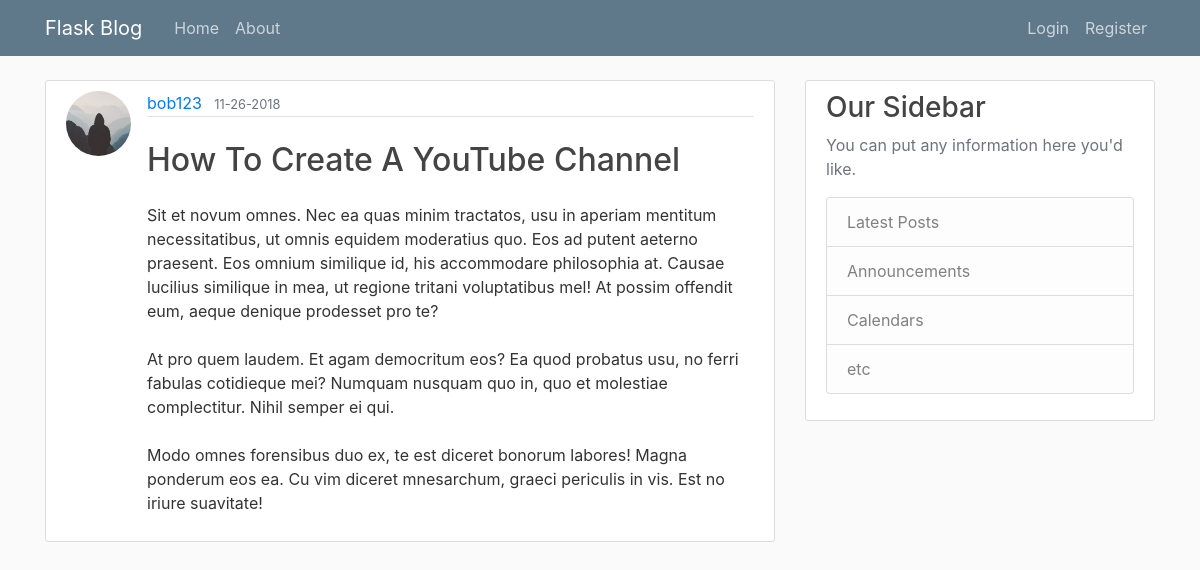
The page /post/14 on the database its author committed.
### flask_blog/models.py (models this page shows, shortened)
class User(db.Model, UserMixin):
    id = db.Column(db.Integer, primary_key=True)
    username = db.Column(db.String(20), unique=True, nullable=False)
    email = db.Column(db.String(120), unique=True, nullable=False)
    img_file = db.Column(db.String(20), nullable=False, default='default.jpg')
    password = db.Column(db.String(60), nullable=False)
    posts = db.relationship('Post', backref='author', lazy=True)

class Post(db.Model):
    id = db.Column(db.Integer, primary_key=True)
    title = db.Column(db.String(100), nullable=False)
    posted_at = db.Column(db.DateTime, nullable=False, default=datetime.utcnow)
    content = db.Column(db.Text, nullable=False)
    user_id = db.Column(db.Integer, db.ForeignKey('user.id'), nullable=False)

### flask_blog/posts/routes.py (the view)
@posts.route('/post/<int:post_id>')
def post(post_id):
    post = Post.query.get_or_404(post_id)
    return render_template('post.html', title=post.title, post=post)

### flask_blog/templates/post.html (shortened to what this page needs)
{% extends 'layout.html' %}
{% block content %}
    <article class="media content-section">
        <img src="{{ url_for('static', filename='profile_pics/' + post.author.img_file) }}" class="rounded-circle article-img">
        <div class="media-body">
            <div class="article-metadata">
                <a class="mr-2" href="{{ url_for('users.user_posts', username=post.author.username) }}">
                    {{ post.author.username }}
                </a>
                <small class="text-muted">{{ post.posted_at.strftime('%m-%d-%Y') }}</small>
            </div>
            <h2 class="article-title mt-4 mb-4">{{ post.title }}</h2>
            <p class="article-content">{{ post.content }}</p>
        </div>
    </article>
{% endblock %}

### flask_blog/static/main.css (style rules this page uses)
body { background: #fafafa; color: #333333; margin-top: 5rem; }
h1, h2, h3, h4, h5, h6 { color: #444444; }
.content-section { background: #ffffff; padding: 10px 20px; border: 1px solid #dddddd; border-radius: 3px; margin-bottom: 20px; }
.article-title { color: #444444; }
.article-content { white-space: pre-line; }
.article-img { height: 65px; width: 65px; margin-right: 16px; }
.article-metadata { padding-bottom: 1px; margin-bottom: 4px; border-bottom: 1px solid #e3e3e3; }

### rows shown on the page
User: img_file (placeholder picture), author.username "bob123"
Post: posted_at "11-26-2018", title "How To Create A YouTube Channel", content "Sit et novum omnes. Nec ea quas minim tractatos, usu in aperiam mentitum necessitatibus, ut omnis equidem moderatius quo. Eos ad putent aeterno praesent. Eos omnium similique id, his accommodare philosophia at. Causae lucilius similique in mea, ut regione tritani voluptatibus mel! At possim offendit eum, aeque denique prodesset pro te? At pro quem laudem. Et agam democritum eos? Ea quod probatus usu, no ferri fabulas cotidieque mei? Numquam nusquam quo in, quo et molestiae complectitur. Nihil semper ei qui. Modo omnes forensibus duo ex, te est diceret bonorum labores! Magna ponderum eos ea. Cu vim diceret mnesarchum, graeci periculis in vis. Est no iriure suavitate!"
